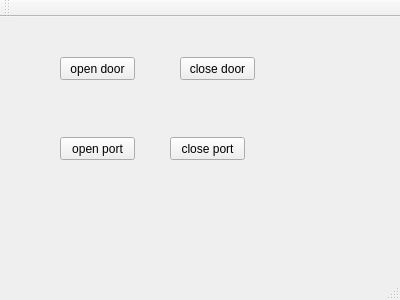
<?xml version="1.0" encoding="UTF-8"?>
<ui version="4.0">
 <class>MainWindow</class>
 <widget class="QMainWindow" name="MainWindow">
  <property name="geometry">
   <rect>
    <x>0</x>
    <y>0</y>
    <width>400</width>
    <height>300</height>
   </rect>
  </property>
  <property name="windowTitle">
   <string>MainWindow</string>
  </property>
  <widget class="QWidget" name="centralWidget">
   <widget class="QPushButton" name="pushButton">
    <property name="geometry">
     <rect>
      <x>60</x>
      <y>40</y>
      <width>75</width>
      <height>23</height>
     </rect>
    </property>
    <property name="text">
     <string>open door</string>
    </property>
   </widget>
   <widget class="QPushButton" name="pushButton_2">
    <property name="geometry">
     <rect>
      <x>180</x>
      <y>40</y>
      <width>75</width>
      <height>23</height>
     </rect>
    </property>
    <property name="text">
     <string>close door</string>
    </property>
   </widget>
   <widget class="QPushButton" name="pushButton_3">
    <property name="geometry">
     <rect>
      <x>60</x>
      <y>120</y>
      <width>75</width>
      <height>23</height>
     </rect>
    </property>
    <property name="text">
     <string>open port</string>
    </property>
   </widget>
   <widget class="QPushButton" name="pushButton_4">
    <property name="geometry">
     <rect>
      <x>170</x>
      <y>120</y>
      <width>75</width>
      <height>23</height>
     </rect>
    </property>
    <property name="text">
     <string>close port</string>
    </property>
   </widget>
  </widget>
  <widget class="QMenuBar" name="menuBar">
   <property name="geometry">
    <rect>
     <x>0</x>
     <y>0</y>
     <width>400</width>
     <height>21</height>
    </rect>
   </property>
  </widget>
  <widget class="QToolBar" name="mainToolBar">
   <attribute name="toolBarArea">
    <enum>TopToolBarArea</enum>
   </attribute>
   <attribute name="toolBarBreak">
    <bool>false</bool>
   </attribute>
  </widget>
  <widget class="QStatusBar" name="statusBar"/>
 </widget>
 <layoutdefault spacing="6" margin="11"/>
 <resources/>
 <connections/>
</ui>
